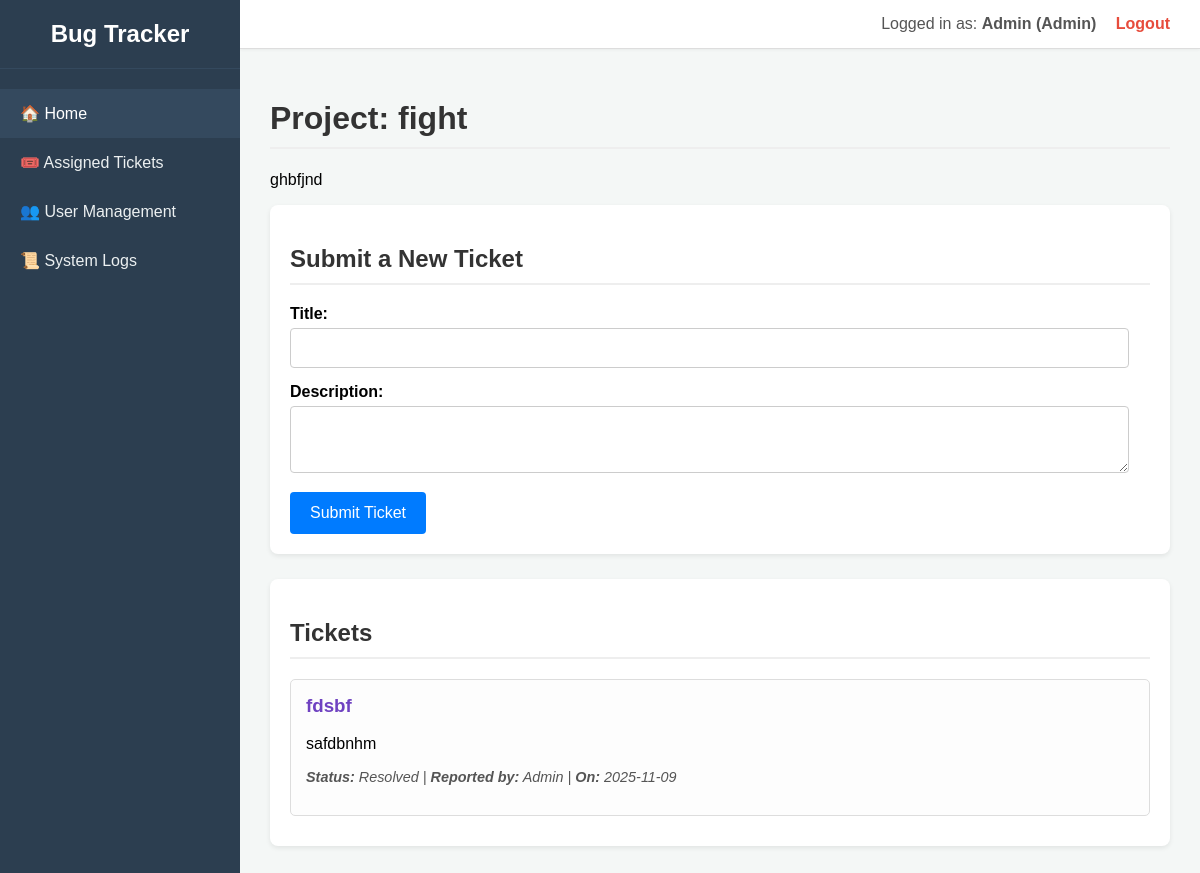
Screenshot of /project/1 (signed in) with the database file from the repository.
### app.py (models this page shows, shortened)
class User(db.Model, UserMixin):
    id = db.Column(db.Integer, primary_key=True)
    username = db.Column(db.String(80), unique=True, nullable=False)
    email = db.Column(db.String(120), unique=True, nullable=False)
    password_hash = db.Column(db.String(128), nullable=False)
    role = db.Column(db.String(20), nullable=False, default='Submitter')
    status = db.Column(db.String(20), nullable=False, default='Pending')
    bugs_created = db.relationship('Bug', backref='author', lazy=True)
    projects = db.relationship('Project', secondary=project_users, lazy='subquery',
        backref=db.backref('team', lazy=True))

class Project(db.Model):
    id = db.Column(db.Integer, primary_key=True)
    name = db.Column(db.String(150), nullable=False)
    description = db.Column(db.Text, nullable=True)
    created_at = db.Column(db.DateTime, nullable=False, default=datetime.utcnow)
    bugs = db.relationship('Bug', backref='project', lazy=True, cascade="all, delete-orphan")

class Bug(db.Model):
    id = db.Column(db.Integer, primary_key=True)
    title = db.Column(db.String(200), nullable=False)
    description = db.Column(db.Text, nullable=True)
    status = db.Column(db.String(20), nullable=False, default='New')
    created_at = db.Column(db.DateTime, nullable=False, default=datetime.utcnow)
    user_id = db.Column(db.Integer, db.ForeignKey('user.id'), nullable=False)
    project_id = db.Column(db.Integer, db.ForeignKey('project.id'), nullable=False)
    comments = db.relationship('Comment', backref='bug', lazy=True, cascade="all, delete-orphan")
    history = db.relationship('TicketHistory', backref='bug', lazy=True, cascade="all, delete-orphan")
    assigned_developers = db.relationship('User', secondary=ticket_developers, lazy='subquery',
        backref=db.backref('assigned_tickets', lazy=True))

### app.py (the view)
@app.route('/project/<int:project_id>', methods=['GET', 'POST'])
@login_required
def project_detail(project_id):
    project = Project.query.get_or_404(project_id)
    if project not in current_user.projects and current_user.role != 'Admin':
        flash('You do not have access to this project.', 'danger')
        return redirect(url_for('index'))
    if request.method == 'POST':
        bug_title = request.form['title']
        bug_desc = request.form['description']
        new_bug = Bug(
            title=bug_title,
            description=bug_desc,
            status='New',
            user_id=current_user.id,
            project_id=project.id  # Link bug to this project
        )
        try:
            db.session.add(new_bug)
            db.session.commit()
            flash('New ticket submitted!', 'success')
        except Exception as e:
            db.session.rollback()
            flash(f'Error submitting ticket: {e}', 'danger')
        return redirect(url_for('project_detail', project_id=project_id))
    else:
        tickets = Bug.query.filter_by(project_id=project.id).order_by(Bug.created_at.desc()).all()
        return render_template('project_detail.html', project=project, tickets=tickets)

### app.py (called while the page is built)
@login_manager.user_loader
def load_user(user_id):
    return User.query.get(int(user_id))

### templates/project_detail.html (shortened to what this page needs)
<!DOCTYPE html>
<html lang="en">
<head>
</head>
<body>
    <nav class="sidebar">
        <div class="sidebar-header">
            Bug Tracker
        </div>
        <ul class="sidebar-nav">
            <li><a href="{{ url_for('index') }}" class="active">🏠 Home</a></li>
            <li><a href="{{ url_for('assigned_tickets') }}">🎟️ Assigned Tickets</a></li>
            {% if current_user.role == 'Admin' %}
            <li><a href="{{ url_for('user_management') }}">👥 User Management</a></li>
            <li><a href="{{ url_for('system_logs') }}">📜 System Logs</a></li>
            {% endif %}
        </ul>
    </nav>
    <div class="main-wrapper">
        <header class="header">
            <div class="user-info">
                Logged in as: <strong>{{ current_user.username }} ({{ current_user.role }})</strong>
                <a href="{{ url_for('logout') }}">Logout</a>
            </div>
        </header>
        <main class="content">
            <h1>Project: {{ project.name }}</h1>
            <p>{{ project.description }}</p>
            <div class="card">
                <h2>Submit a New Ticket</h2>
                <form action="{{ url_for('project_detail', project_id=project.id) }}" method="POST">
                    <label for="title">Title:</label>
                    <input type="text" id="title" name="title" required>
                    <label for="description">Description:</label>
                    <textarea id="description" name="description" rows="3"></textarea>
                    <button type="submit">Submit Ticket</button>
                </form>
            </div>
            <div class="card">
                <h2>Tickets</h2>
                <div class="bug-list">
                    {% for ticket in tickets %}
                        <div class="bug-card">
                            <h3 class="link-purple">
                                <a href="{{ url_for('ticket_detail', ticket_id=ticket.id) }}">
                                    {{ ticket.title }}
                                </a>
                            </h3>
                            <p>{{ ticket.description }}</p>
                            <p class="status">
                                <strong>Status:</strong> {{ ticket.status }} |
                                <strong>Reported by:</strong> {{ ticket.author.username }} |
                                <strong>On:</strong> {{ ticket.created_at.strftime('%Y-%m-%d') }}
                            </p>
                        </div>
                    {% else %}
                        <p>No tickets found for this project.</p>
                    {% endfor %}
                </div>
            </div>
        </main>
    </div>
</body>
</html>

### templates/project_detail.html (style rules this page uses)
body { font-family: Arial, sans-serif; margin: 0; background: #f4f7f6; display: flex; height: 100vh; }
.sidebar { width: 240px; background: #2c3e50; color: white; display: flex; flex-direction: column; flex-shrink: 0; }
.sidebar-header { padding: 20px; font-size: 1.5em; font-weight: bold; text-align: center; border-bottom: 1px solid #34495e; }
.sidebar-nav { flex-grow: 1; list-style: none; padding: 20px 0; margin: 0; }
.sidebar-nav li { margin: 0; }
.sidebar-nav a { display: block; padding: 15px 20px; text-decoration: none; color: #ecf0f1; transition: background 0.2s; }
.sidebar-nav a:hover, .sidebar-nav a.active { background: #34495e; color: #ffffff; }
.main-wrapper { flex-grow: 1; display: flex; flex-direction: column; overflow-y: auto; }
.header { background: #ffffff; padding: 15px 30px; border-bottom: 1px solid #ddd; display: flex; justify-content: flex-end; align-items: center; box-shadow: 0 1px 3px rgba(0,0,0,0.05); }
.user-info { color: #555; }
.user-info a { color: #e74c3c; text-decoration: none; margin-left: 15px; font-weight: bold; }
.content { padding: 30px; flex-grow: 1; }
h1, h2 { color: #333; border-bottom: 2px solid #eee; padding-bottom: 10px; }
.card { background: #fff; padding: 20px; border-radius: 8px; box-shadow: 0 2px 5px rgba(0,0,0,0.08); margin-bottom: 25px; }
.bug-card { border: 1px solid #ddd; padding: 15px; margin-bottom: 10px; border-radius: 5px; background: #fdfdfd; }
.bug-card h3 { margin-top: 0; color: #6f42c1; }
.bug-card .status { font-style: italic; color: #555; font-size: 0.9em; }
label { display: block; margin-bottom: 5px; font-weight: bold; }
input[type="text"], textarea { width: 95%; padding: 10px; margin-bottom: 15px; border: 1px solid #ccc; border-radius: 4px; font-size: 1em; }
button, .btn { background: #007BFF; color: white; padding: 12px 20px; border: none; border-radius: 4px; cursor: pointer; font-size: 1em; }
.link-purple a { color: #6f42c1; font-weight: bold; text-decoration: none; }

### rows the page displays
User: username "Admin", role "Admin"
Project: name "fight", description "ghbfjnd"
Bug: title "fdsbf", description "safdbnhm", status "Resolved", author.username "Admin", created_at "2025-11-09"
